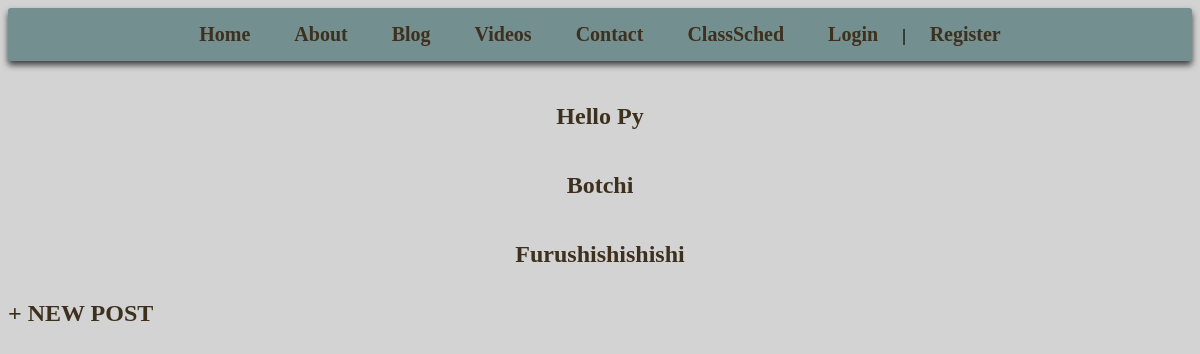
Page /blog/ on the earlier database version.
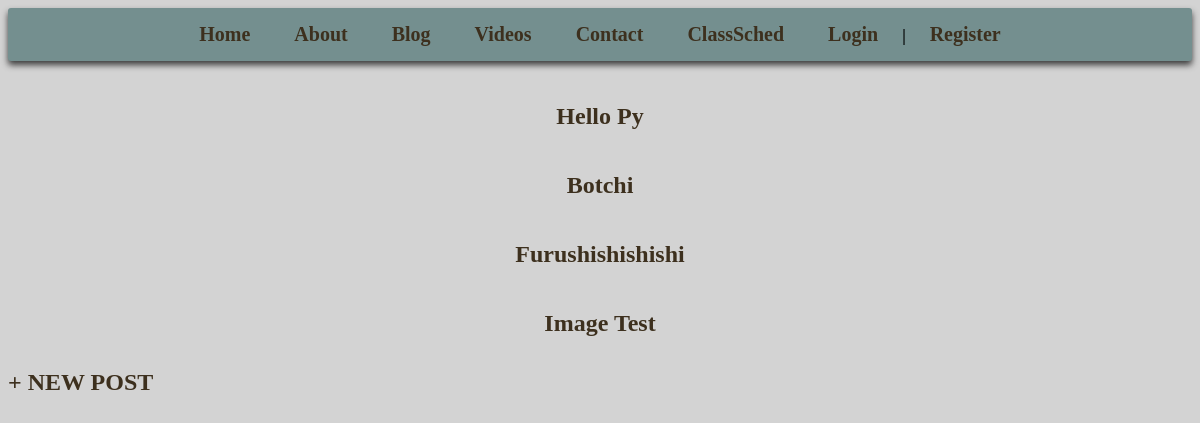
Same page on the later database version.
### app/models.py (models this page shows, shortened)
class Post(models.Model):
    title = models.CharField(max_length=100)
    author = models.ForeignKey("auth.user", on_delete=models.CASCADE)
    body = models.TextField()
    header_image = models.ImageField(null=True, blank=True, upload_to="images/")

### app/views.py (the view)
# urls.py: path('blog/', BlogListView.as_view(), name='blog'),
class BlogListView(ListView):
    model = Post
    context_object_name = 'posts'
    template_name = 'app/blog_list.html'

### app/templates/app/blog_list.html (shortened to what this page needs)
{%  extends 'app/base.html' %}
{% load static %}
{% block content%}
    {% for post in posts %}
    <div class="post-entry">
            <h2><a href="{% url 'blog_detail' post.pk %}">{{post.title}}</a></h2>
        </div>
    {% endfor %}
    <a href="{% url 'blog_create' %}"> + NEW POST </a>
{% endblock content %}

Differences in the rows shown:
added Post: title "Image Test"
